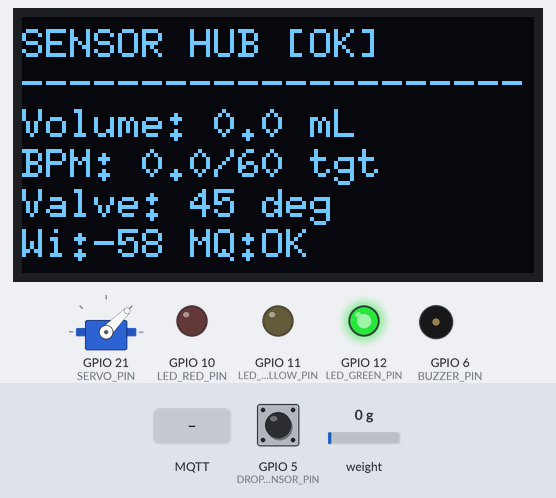
Bench run of a program on a simulated ESP32-S3. On the bench: 128×64 one-colour display, servo, output pins drawn as LEDs (lit = HIGH), buzzer (waves = sounding, pin HIGH). The test bench sets the inputs (shaded band); at power-on: GPIO 5 (DROP_SENSOR_PIN) HIGH, weight on the scale 0 g. WiFi joins after 1.5 s; servers stay silent unless stated; the local clock reads 2024-03-15 10:24:30 at power-on unless the program sets it; random numbers use the default seed unless the program sets one; no MQTT or app messages arrive unless stated; what the program prints to the serial monitor is not drawn.

Above: at 6.2 s.
6.3 s: GPIO 5 (DROP_SENSOR_PIN) driven LOW
At 7.35 s:
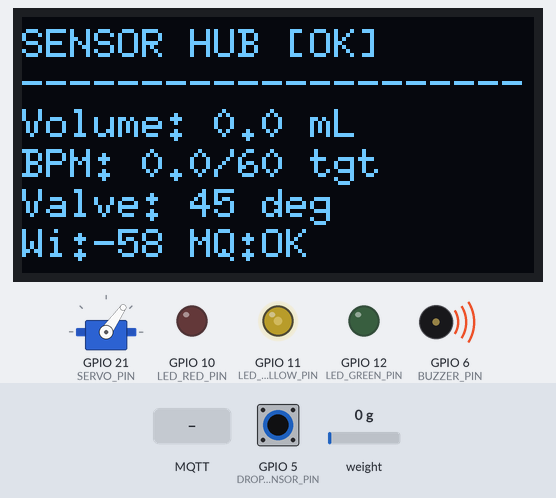
At 7.85 s:
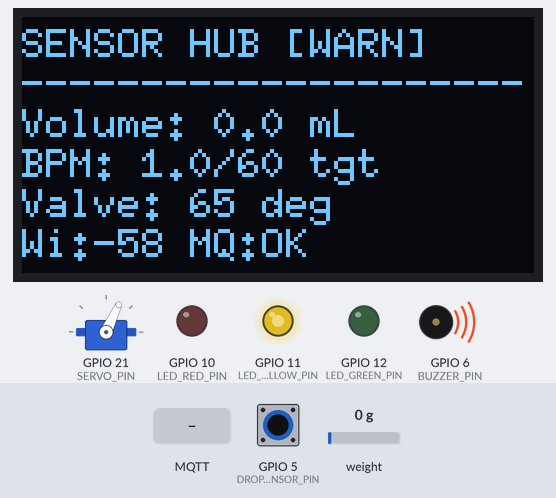
9.0 s: MQTT message "1" arrives on the first subscribed topic
11.1 s: MQTT message "on" arrives on the first subscribed topic
13.9 s: GPIO 5 (DROP_SENSOR_PIN) pulsed HIGH 2 times (0.12 s each, 0.3 s apart)
At 14.86 s:
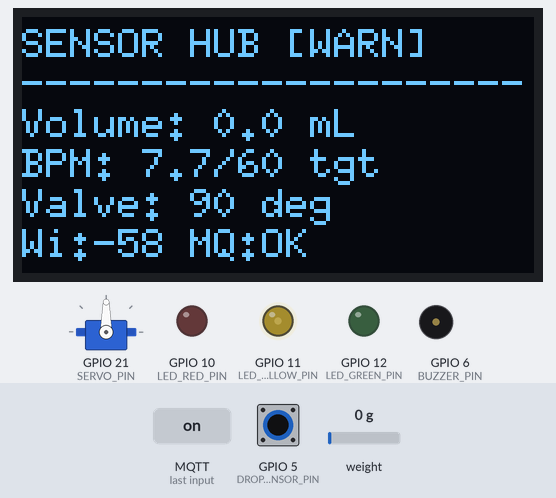
16.6 s: GPIO 5 (DROP_SENSOR_PIN) pulsed HIGH 5 times (0.12 s each, 0.3 s apart)
Timing chart, 0 to 16.9 s (numbered marks = the images above; inputs shaded):
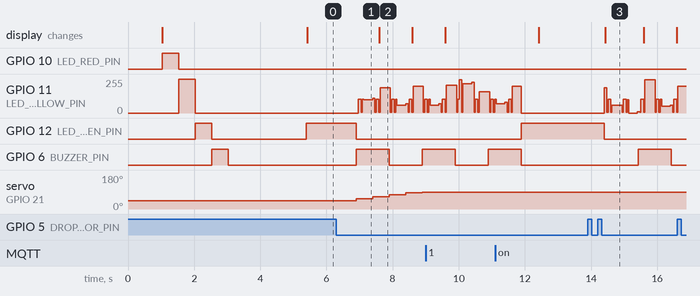

The program:

main.cpp
```cpp
#include <Arduino.h>
#include <WiFi.h>
#include <PubSubClient.h>
#include <Wire.h>
#include <U8g2lib.h>
#include <ArduinoJson.h>
#include <ESP32Servo.h>
#include "actuators/AlarmSystem.h"
#include "sensors/DropSensor.h"
#include "sensors/LoadCellSensor.h"
#include <time.h>
#include <sys/time.h>

// ============================================================================
// PIN DEFINITIONS & HARDWARE
// ============================================================================
// OLED Display (SW I2C)
#define OLED_SCL_PIN 7
#define OLED_SDA_PIN 4

// Servo Motor
#define SERVO_PIN 21
#define SERVO_MIN_ANGLE 0
#define SERVO_MAX_ANGLE 90

// Alarm System (Buzzer + LEDs)
#define BUZZER_PIN 6
#define LED_RED_PIN 10
#define LED_YELLOW_PIN 11
#define LED_GREEN_PIN 12

// IR Drop Sensor (LM393 comparator output -> interrupt pin)
// Theo DEMO_GUIDE_AND_STATE.md: chân ngắt dùng GPIO 5
#define DROP_SENSOR_PIN 5

// HX711 Load Cell Amplifier
// Theo DEMO_GUIDE_AND_STATE.md: DT = GPIO 18, SCK = GPIO 19
#define LOADCELL_DT_PIN 18
#define LOADCELL_SCK_PIN 19
// ⚠️ PHẢI hiệu chỉnh (calibrate) LOADCELL_CALIBRATION_FACTOR (sensors/LoadCellSensor.h)
// theo loadcell/túi dịch thực tế trước khi dùng số liệu volume_ml

const char* WIFI_SSID = "NDNH";
const char* WIFI_PASSWORD = "00112233";

const char* MQTT_SERVER = "172.20.10.5";
const uint16_t MQTT_PORT = 1883;
const char* MQTT_USER = "ivdrip";
const char* MQTT_PASS = "ivdrip123";

const char* MQTT_TOPIC_TELEMETRY = "ivdrip/telemetry";
const char* MQTT_TOPIC_STATUS = "ivdrip/status";
const char* MQTT_TOPIC_CONTROL = "ivdrip/cmd";

// ============================================================================
// SYSTEM CONFIGURATION
// ============================================================================
#define VOLUME_EMPTY_THRESHOLD_ML 10.0f
#define BPM_HIGH_THRESHOLD 80.0f
#define BPM_LOW_THRESHOLD 10.0f

#define TELEMETRY_INTERVAL_MS 2000
#define OLED_UPDATE_INTERVAL_MS 1000
#define SERVO_UPDATE_INTERVAL 500

// PID Controller Configuration
#define PID_KP 0.5f
#define PID_KI 0.05f
#define PID_KD 0.1f

// ============================================================================
// GLOBAL VARIABLES
// ============================================================================
// Network
WiFiClient espClient;
PubSubClient mqttClient(espClient);

// Hardware Objects
U8G2_SH1106_128X64_NONAME_F_SW_I2C display(U8G2_R0, OLED_SCL_PIN, OLED_SDA_PIN, U8X8_PIN_NONE);
Servo servoMotor;
AlarmSystem alarmSystem(LED_RED_PIN, LED_YELLOW_PIN, LED_GREEN_PIN, BUZZER_PIN);
DropSensor dropSensor(DROP_SENSOR_PIN);
LoadCellSensor loadCell(LOADCELL_DT_PIN, LOADCELL_SCK_PIN);

// System State
float currentVolume = 0.0f;
float currentBPM = 0.0f;
float targetBPM = 60.0f;
SafetyStatus currentSafetyStatus = STATUS_NORMAL;
int servoAngle = 45;
// false = đọc dữ liệu thật từ cảm biến (mặc định); true = nhận volume/bpm giả lập qua MQTT (dùng cho Simulator Panel khi chưa có phần cứng)
bool simulationMode = false;

// PID Variables
float pidError = 0;
float pidLastError = 0;
float pidIntegral = 0;
float pidDerivative = 0;

// Timing
uint32_t lastTelemetryTime = 0;
uint32_t lastOLEDUpdateTime = 0;
uint32_t lastServoUpdateTime = 0;
uint32_t lastMqttReconnectAttempt = 0;

// Function Prototypes
void setupWiFi();
void reconnectMQTT();
void mqttCallback(char* topic, byte* payload, unsigned int length);
void runEdgeAI();
SafetyStatus determineSafetyStatus(float bpm, float volume);
String getStatusString(SafetyStatus status);
void runPIDController();
void updateServo();
void updateOLED();
void publishTelemetry();

// ============================================================================
// SETUP FUNCTION
// ============================================================================
void setup() {
    Serial.begin(115200);
    delay(1000);

    Serial.println("\n========================================");
    Serial.println("IV Drip AI Hub - Edge Firmware");
    Serial.println("========================================");

    // Initialize Hardware
    display.begin();

    servoMotor.setPeriodHertz(50);
    servoMotor.attach(SERVO_PIN, 500, 2500);
    servoMotor.write(servoAngle);
    alarmSystem.begin();
    alarmSystem.selfTest();

    // Initialize Sensors (real hardware)
    dropSensor.begin();
    dropSensor.setTargetBPM(targetBPM);
    if (!loadCell.begin(LOADCELL_CALIBRATION_FACTOR)) {
        Serial.println("[LoadCell] WARNING: Load cell not detected, volume will read 0 until fixed.");
    }

    // Network Setup
    setupWiFi();
    mqttClient.setServer(MQTT_SERVER, MQTT_PORT);
    mqttClient.setCallback(mqttCallback);
    mqttClient.setBufferSize(1024);

    // Connect to MQTT
    reconnectMQTT();
}

// ============================================================================
// MAIN LOOP
// ============================================================================
void loop() {
    uint32_t currentTime = millis();

    // Non-blocking MQTT connection management
    if (!mqttClient.connected()) {
        if (currentTime - lastMqttReconnectAttempt > 5000) {
            lastMqttReconnectAttempt = currentTime;
            reconnectMQTT();
        }
    } else {
        mqttClient.loop();
    }

    // Sensor Acquisition + Control Loop (runs periodically regardless of MQTT traffic)
    if (currentTime - lastServoUpdateTime >= SERVO_UPDATE_INTERVAL) {
        if (!simulationMode) {
            // Real hardware readings
            currentBPM = dropSensor.getBPM();
            currentVolume = loadCell.getVolumeML();
        }
        // In simulationMode, currentBPM/currentVolume are instead fed by mqttCallback()
        runEdgeAI();
        runPIDController();
        updateServo();
        lastServoUpdateTime = currentTime;
    }

    // Update Alarm
    alarmSystem.updateStatus(currentSafetyStatus);
    alarmSystem.process();

    // Update UI
    if (currentTime - lastOLEDUpdateTime >= OLED_UPDATE_INTERVAL_MS) {
        updateOLED();
        lastOLEDUpdateTime = currentTime;
    }

    // OLED Recovery from Servo Brownouts
    static uint32_t lastOledRecovery = 0;
    if (currentTime - lastOledRecovery > 10000) {
        lastOledRecovery = currentTime;
        display.begin(); // Re-initialize to recover from power dips
    }

    // Send Telemetry
    if (currentTime - lastTelemetryTime >= TELEMETRY_INTERVAL_MS) {
        publishTelemetry();
        lastTelemetryTime = currentTime;
    }
}

// ============================================================================
// NETWORK FUNCTIONS
// ============================================================================
void setupWiFi() {
    Serial.print("[WiFi] Connecting to ");
    Serial.println(WIFI_SSID);
    WiFi.begin(WIFI_SSID, WIFI_PASSWORD);

    uint8_t attempts = 0;
    while (WiFi.status() != WL_CONNECTED && attempts < 20) {
        delay(500);
        Serial.print(".");
        attempts++;
    }

    if (WiFi.status() == WL_CONNECTED) {
        Serial.println("\n[WiFi] Connected!");
        Serial.print("[WiFi] IP Address: ");
        Serial.println(WiFi.localIP());

        // Sync time via NTP
        Serial.println("[WiFi] Syncing NTP time...");
        configTime(7 * 3600, 0, "pool.ntp.org", "time.nist.gov");
    } else {
        Serial.println("\n[WiFi] Failed to connect.");
    }
}

void reconnectMQTT() {
    if (WiFi.status() != WL_CONNECTED) return;

    Serial.print("[MQTT] Attempting connection...");

    String clientId = "IVDripHub_Sim_";
    clientId += String(random(0xffff), HEX);

    if (mqttClient.connect(clientId.c_str(), MQTT_USER, MQTT_PASS)) {
        Serial.println(" Connected!");
        mqttClient.subscribe(MQTT_TOPIC_CONTROL);
    } else {
        Serial.print(" Failed, rc=");
        Serial.println(mqttClient.state());
    }
}

void mqttCallback(char* topic, byte* payload, unsigned int length) {
    if (strcmp(topic, MQTT_TOPIC_CONTROL) == 0) {
        StaticJsonDocument<256> doc;
        DeserializationError error = deserializeJson(doc, payload, length);

        if (error) {
            Serial.print("[MQTT] JSON Parse Error: ");
            Serial.println(error.c_str());
            return;
        }

        // Toggle between real sensor readings and simulated telemetry (from web Simulator Panel)
        if (doc.containsKey("simulation_mode")) {
            simulationMode = doc["simulation_mode"].as<bool>();
            Serial.printf("[Mode] simulationMode = %s\n", simulationMode ? "ON (fake sensors)" : "OFF (real sensors)");
        }
        // Simulated data only takes effect while simulationMode is active, so a real
        // sensor reading can never be silently overwritten by a stale/leftover command.
        if (simulationMode) {
            if (doc.containsKey("sim_volume")) {
                currentVolume = doc["sim_volume"].as<float>();
            }
            if (doc.containsKey("sim_bpm")) {
                currentBPM = doc["sim_bpm"].as<float>();
            }
        }
        if (doc.containsKey("target_bpm")) {
            targetBPM = doc["target_bpm"].as<float>();
            dropSensor.setTargetBPM(targetBPM);
        }
        if (doc.containsKey("servo_angle")) {
            // Manual override breaks PID deadlock
            servoAngle = doc["servo_angle"].as<int>();
            servoAngle = constrain(servoAngle, SERVO_MIN_ANGLE, SERVO_MAX_ANGLE);
            // reset PID integral so it doesn't fight the manual change instantly
            pidIntegral = 0;
            updateServo();
        }

        Serial.printf("[MQTT Cmd] Vol: %.1f, BPM: %.1f, Target: %.1f\n", currentVolume, currentBPM, targetBPM);
    }
}

// ============================================================================
// EDGE AI - SAFETY LOGIC
// ============================================================================
void runEdgeAI() {
    SafetyStatus newStatus = determineSafetyStatus(currentBPM, currentVolume);

    if (newStatus != currentSafetyStatus) {
        currentSafetyStatus = newStatus;
        if (mqttClient.connected()) {
            mqttClient.publish(MQTT_TOPIC_STATUS, getStatusString(newStatus).c_str());
        }
    }
}

SafetyStatus determineSafetyStatus(float bpm, float volume) {
    // Only evaluate alerts and alarms if the valve is actually open (> 20 degrees)
    if (servoAngle > 20) {
        // 1. Empty bag alert: if volume is low but still positive
        if (volume < VOLUME_EMPTY_THRESHOLD_ML && volume > 0.0f) {
            return STATUS_DANGER;
        }

        // 2. Blockage Alert: BPM = 0, but valve is open and bag has fluid
        if (bpm < 1.0f && volume > VOLUME_EMPTY_THRESHOLD_ML) {
            return STATUS_DANGER;
        }

        // 3. High/Low BPM Warnings
        if (bpm > BPM_HIGH_THRESHOLD) return STATUS_WARNING;
        if (bpm > 0.0f && bpm < BPM_LOW_THRESHOLD) return STATUS_WARNING;

        float lowerBound = targetBPM * 0.7f;
        float upperBound = targetBPM * 1.3f;
        if (bpm > 0.0f && (bpm < lowerBound || bpm > upperBound)) return STATUS_WARNING;
    }

    // If the valve is closed (servoAngle <= 20), no alarms should sound
    return STATUS_NORMAL;
}

String getStatusString(SafetyStatus status) {
    switch (status) {
        case STATUS_NORMAL: return "normal";
        case STATUS_DANGER: return "danger";
        case STATUS_WARNING: return "warning";
        default: return "unknown";
    }
}

// ============================================================================
// PID CONTROLLER
// ============================================================================
void runPIDController() {
    // If the system is in DANGER (blockage or empty), freeze the PID to prevent windup
    if (currentSafetyStatus == STATUS_DANGER) {
        pidError = 0; pidIntegral = 0; pidDerivative = 0; pidLastError = 0;
        return;
    }

    if (currentBPM < 1.0f || targetBPM <= 0) {
        pidError = 0; pidIntegral = 0; pidDerivative = 0; pidLastError = 0;
        return;
    }

    pidError = targetBPM - currentBPM;
    float P = PID_KP * pidError;

    pidIntegral += pidError;
    // Constrain integral to a tighter range to prevent massive windup oscillations
    pidIntegral = constrain(pidIntegral, -30.0f, 30.0f);
    float I = PID_KI * pidIntegral;

    pidDerivative = pidError - pidLastError;
    float D = PID_KD * pidDerivative;

    pidLastError = pidError;
    float output = P + I + D;

    int angleAdjustment = (int)(output * 0.5f);
    angleAdjustment = constrain(angleAdjustment, -10, 10);

    servoAngle += angleAdjustment;
    servoAngle = constrain(servoAngle, SERVO_MIN_ANGLE, SERVO_MAX_ANGLE);
}

void updateServo() {
    servoMotor.write(servoAngle);
}

// ============================================================================
// OLED DISPLAY
// ============================================================================
void updateOLED() {
    display.clearBuffer();
    display.setFont(u8g2_font_6x10_tf);

    int y = 10;

    // Header
    display.setCursor(0, y);
    display.print(simulationMode ? "SIM HUB " : "SENSOR HUB ");
    switch (currentSafetyStatus) {
        case STATUS_NORMAL:  display.print("[OK]"); break;
        case STATUS_WARNING: display.print("[WARN]"); break;
        case STATUS_DANGER:  display.print("[DANGER]"); break;
    }
    y += 10;

    display.drawStr(0, y, "---------------------");
    y += 10;

    // Volume
    display.setCursor(0, y);
    display.print("Volume: "); display.print(currentVolume, 1); display.print(" mL");
    y += 10;

    // BPM
    display.setCursor(0, y);
    display.print("BPM: "); display.print(currentBPM, 1);
    display.print("/"); display.print(targetBPM, 0); display.print(" tgt");
    y += 10;

    // Valve
    display.setCursor(0, y);
    display.print("Valve: "); display.print(servoAngle); display.print(" deg");
    y += 10;

    // WiFi / MQTT
    display.setCursor(0, y);
    display.print("Wi:"); display.print(WiFi.RSSI());
    display.print(" MQ:"); display.print(mqttClient.connected() ? "OK" : "NO");

    display.sendBuffer();
}

// ============================================================================
// MQTT TELEMETRY
// ============================================================================
void publishTelemetry() {
    if (!mqttClient.connected()) return;

    StaticJsonDocument<512> doc;
    doc["device_id"] = "iv_drip_01";
    doc["volume_ml"] = currentVolume;
    doc["bpm"] = currentBPM;
    doc["target_bpm"] = targetBPM;
    doc["servo_angle"] = servoAngle;
    doc["status"] = getStatusString(currentSafetyStatus);
    doc["rssi"] = WiFi.RSSI();
    doc["free_heap"] = ESP.getFreeHeap();
    doc["uptime_ms"] = millis();

    struct timeval tv;
    gettimeofday(&tv, NULL);
    uint64_t timestamp_ms = (uint64_t)(tv.tv_sec) * 1000ULL + (uint64_t)(tv.tv_usec) / 1000ULL;
    // Fallback if NTP not synced yet (time near 1970)
    if (tv.tv_sec < 1000000000) {
        doc["timestamp"] = millis();
    } else {
        doc["timestamp"] = timestamp_ms;
    }

    char buffer[512];
    size_t n = serializeJson(doc, buffer, sizeof(buffer));
    mqttClient.publish(MQTT_TOPIC_TELEMETRY, buffer);
}
```

Source omitted: AlarmSystem.cpp (5824 bytes), AlarmSystem.h (3496 bytes), DropSensor.cpp (5453 bytes), DropSensor.h (3493 bytes), LoadCellSensor.cpp (3477 bytes), LoadCellSensor.h (3342 bytes)

Measured:
- after the input at 13.9 s, GPIO 12 (LED_GREEN_PIN): HIGH → LOW after 0.50 s; GPIO 6 (BUZZER_PIN): LOW → HIGH after 1.5 s, → LOW 1.0 s later; the display: changes after 0.52 s (image 3)
